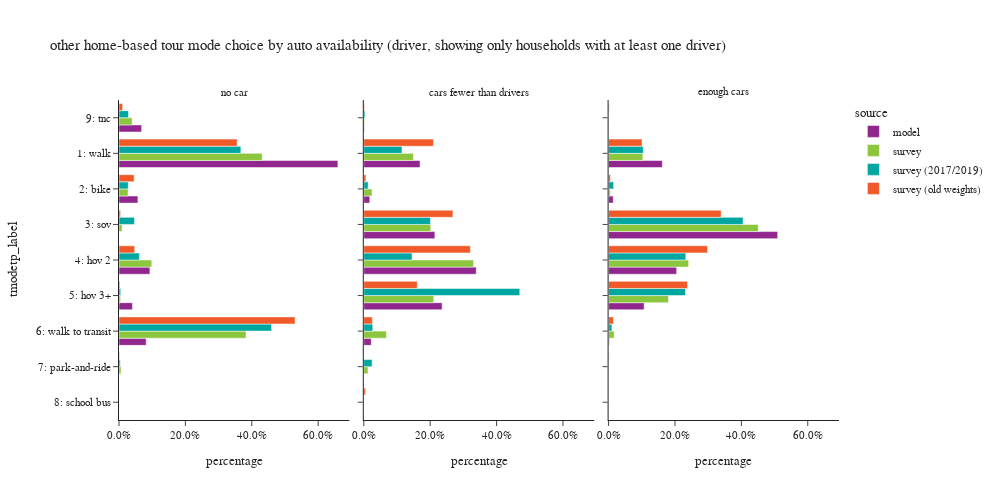

The cell this chart's notebook holds for it:
### Code cell
plot_mode_choice(hb_tour.loc[hb_tour['auto_available_driver'] != "no dirver"], "auto_available_driver",
                 {"auto_available_driver": ["no car", "cars fewer than drivers", "enough cars"],
                  "tmodetp_label": ["1: walk", "2: bike", "3: sov", "4: hov 2", "5: hov 3+", "6: walk to transit",
                                    "7: park-and-ride", "8: school bus", "9: other–survey only"]},
                 "auto availability (driver, showing only households with at least one driver)", 3, 500, 1000)

### Figure 1 — Plotly figure (JSON) as saved in the notebook; plotly's stock layout.template omitted (floating-point values rounded to 4 significant figures)
{"data": [{"alignmentgroup": "True", "customdata": [[7109], [614], [1004], [437], [882], [735]], "hovertemplate": "source=model<br>auto_available_driver=no car<br>percentage=%{x}<br>tmodetp_label=%{y}<br>sample count=%{customdata[0]}<extra></extra>", "legendgroup": "model", "marker": {"color": "#91268F", "pattern": {"shape": ""}}, "name": "model", "offsetgroup": "model", "orientation": "h", "showlegend": true, "textposition": "auto", "type": "bar", "x": [0.6594, 0.05695, 0.09313, 0.04053, 0.08181, 0.06818], "xaxis": "x", "y": ["1: walk", "2: bike", "4: hov 2", "5: hov 3+", "6: walk to transit", "9: tnc"], "yaxis": "y"}, {"alignmentgroup": "True", "customdata": [[5888], [624], [7445], [11777], [8203], [780], [54]], "hovertemplate": "source=model<br>auto_available_driver=cars fewer than drivers<br>percentage=%{x}<br>tmodetp_label=%{y}<br>sample count=%{customdata[0]}<extra></extra>", "legendgroup": "model", "marker": {"color": "#91268F", "pattern": {"shape": ""}}, "name": "model", "offsetgroup": "model", "orientation": "h", "showlegend": false, "textposition": "auto", "type": "bar", "x": [0.1693, 0.01795, 0.2141, 0.3387, 0.2359, 0.02243, 0.001553], "xaxis": "x2", "y": ["1: walk", "2: bike", "3: sov", "4: hov 2", "5: hov 3+", "6: walk to transit", "9: tnc"], "yaxis": "y2"}, {"alignmentgroup": "True", "customdata": [[9278], [791], [29194], [11753], [6134], [110], [49]], "hovertemplate": "source=model<br>auto_available_driver=enough cars<br>percentage=%{x}<br>tmodetp_label=%{y}<br>sample count=%{customdata[0]}<extra></extra>", "legendgroup": "model", "marker": {"color": "#91268F", "pattern": {"shape": ""}}, "name": "model", "offsetgroup": "model", "orientation": "h", "showlegend": false, "textposition": "auto", "type": "bar", "x": [0.1619, 0.0138, 0.5094, 0.2051, 0.107, 0.001919, 0.000855], "xaxis": "x3", "y": ["1: walk", "2: bike", "3: sov", "4: hov 2", "5: hov 3+", "6: walk to transit", "9: tnc"], "yaxis": "y3"}, {"alignmentgroup": "True", "customdata": [[247], [28], [10], [19], [13], [132], [5], [1], [13]], "hovertemplate": "source=survey<br>auto_available_driver=no car<br>percentage=%{x}<br>tmodetp_label=%{y}<br>sample count=%{customdata[0]}<extra></extra>", "legendgroup": "survey", "marker": {"color": "#8CC63E", "pattern": {"shape": ""}}, "name": "survey", "offsetgroup": "survey", "orientation": "h", "showlegend": true, "textposition": "auto", "type": "bar", "x": [0.4314, 0.02724, 0.009293, 0.09866, 0.004706, 0.3827, 0.006253, 0.0001804, 0.03962], "xaxis": "x", "y": ["1: walk", "2: bike", "3: sov", "4: hov 2", "5: hov 3+", "6: walk to transit", "7: park-and-ride", "8: school bus", "9: tnc"], "yaxis": "y"}, {"alignmentgroup": "True", "customdata": [[283], [35], [252], [279], [217], [36], [9], [2], [4]], "hovertemplate": "source=survey<br>auto_available_driver=cars fewer than drivers<br>percentage=%{x}<br>tmodetp_label=%{y}<br>sample count=%{customdata[0]}<extra></extra>", "legendgroup": "survey", "marker": {"color": "#8CC63E", "pattern": {"shape": ""}}, "name": "survey", "offsetgroup": "survey", "orientation": "h", "showlegend": false, "textposition": "auto", "type": "bar", "x": [0.1495, 0.02473, 0.2015, 0.3308, 0.2107, 0.06812, 0.01247, 3.847e-05, 0.002203], "xaxis": "x2", "y": ["1: walk", "2: bike", "3: sov", "4: hov 2", "5: hov 3+", "6: walk to transit", "7: park-and-ride", "8: school bus", "9: tnc"], "yaxis": "y2"}, {"alignmentgroup": "True", "customdata": [[434], [45], [1134], [574], [325], [38], [2], [2], [7]], "hovertemplate": "source=survey<br>auto_available_driver=enough cars<br>percentage=%{x}<br>tmodetp_label=%{y}<br>sample count=%{customdata[0]}<extra></extra>", "legendgroup": "survey", "marker": {"color": "#8CC63E", "pattern": {"shape": ""}}, "name": "survey", "offsetgroup": "survey", "orientation": "h", "showlegend": false, "textposition": "auto", "type": "bar", "x": [0.103, 0.005265, 0.4509, 0.2411, 0.1806, 0.01675, 0.0002184, 0.001145, 0.0011], "xaxis": "x3", "y": ["1: walk", "2: bike", "3: sov", "4: hov 2", "5: hov 3+", "6: walk to transit", "7: park-and-ride", "8: school bus", "9: tnc"], "yaxis": "y3"}, {"alignmentgroup": "True", "customdata": [[227], [29], [8], [15], [12], [128], [5], [10]], "hovertemplate": "source=survey (2017/2019)<br>auto_available_driver=no car<br>percentage=%{x}<br>tmodetp_label=%{y}<br>sample count=%{customdata[0]}<extra></extra>", "legendgroup": "survey (2017/2019)", "marker": {"color": "#00A7A0", "pattern": {"shape": ""}}, "name": "survey (2017/2019)", "offsetgroup": "survey (2017/2019)", "orientation": "h", "showlegend": true, "textposition": "auto", "type": "bar", "x": [0.3671, 0.02794, 0.04656, 0.06136, 0.005082, 0.4597, 0.003652, 0.0286], "xaxis": "x", "y": ["1: walk", "2: bike", "3: sov", "4: hov 2", "5: hov 3+", "6: walk to transit", "7: park-and-ride", "9: tnc"], "yaxis": "y"}, {"alignmentgroup": "True", "customdata": [[256], [35], [225], [250], [192], [34], [9], [2], [2]], "hovertemplate": "source=survey (2017/2019)<br>auto_available_driver=cars fewer than drivers<br>percentage=%{x}<br>tmodetp_label=%{y}<br>sample count=%{customdata[0]}<extra></extra>", "legendgroup": "survey (2017/2019)", "marker": {"color": "#00A7A0", "pattern": {"shape": ""}}, "name": "survey (2017/2019)", "offsetgroup": "survey (2017/2019)", "orientation": "h", "showlegend": false, "textposition": "auto", "type": "bar", "x": [0.115, 0.01316, 0.2008, 0.1454, 0.4699, 0.02703, 0.02509, 4.84e-05, 0.003537], "xaxis": "x2", "y": ["1: walk", "2: bike", "3: sov", "4: hov 2", "5: hov 3+", "6: walk to transit", "7: park-and-ride", "8: school bus", "9: tnc"], "yaxis": "y2"}, {"alignmentgroup": "True", "customdata": [[423], [54], [1084], [546], [302], [38], [2], [7]], "hovertemplate": "source=survey (2017/2019)<br>auto_available_driver=enough cars<br>percentage=%{x}<br>tmodetp_label=%{y}<br>sample count=%{customdata[0]}<extra></extra>", "legendgroup": "survey (2017/2019)", "marker": {"color": "#00A7A0", "pattern": {"shape": ""}}, "name": "survey (2017/2019)", "offsetgroup": "survey (2017/2019)", "orientation": "h", "showlegend": false, "textposition": "auto", "type": "bar", "x": [0.1045, 0.01528, 0.4051, 0.2326, 0.2316, 0.009989, 0.0002374, 0.0006874], "xaxis": "x3", "y": ["1: walk", "2: bike", "3: sov", "4: hov 2", "5: hov 3+", "6: walk to transit", "7: park-and-ride", "9: tnc"], "yaxis": "y3"}, {"alignmentgroup": "True", "customdata": [[389], [28], [8], [28], [12], [286], [4], [1], [22]], "hovertemplate": "source=survey (old weights)<br>auto_available_driver=no car<br>percentage=%{x}<br>tmodetp_label=%{y}<br>sample count=%{customdata[0]}<extra></extra>", "legendgroup": "survey (old weights)", "marker": {"color": "#F05A28", "pattern": {"shape": ""}}, "name": "survey (old weights)", "offsetgroup": "survey (old weights)", "orientation": "h", "showlegend": true, "textposition": "auto", "type": "bar", "x": [0.356, 0.04562, 0.00477, 0.04727, 0.00279, 0.5304, 0.001841, 0.0001837, 0.01109], "xaxis": "x", "y": ["1: walk", "2: bike", "3: sov", "4: hov 2", "5: hov 3+", "6: walk to transit", "7: park-and-ride", "8: school bus", "9: tnc"], "yaxis": "y"}, {"alignmentgroup": "True", "customdata": [[683], [32], [321], [544], [272], [120], [5], [3], [21]], "hovertemplate": "source=survey (old weights)<br>auto_available_driver=cars fewer than drivers<br>percentage=%{x}<br>tmodetp_label=%{y}<br>sample count=%{customdata[0]}<extra></extra>", "legendgroup": "survey (old weights)", "marker": {"color": "#F05A28", "pattern": {"shape": ""}}, "name": "survey (old weights)", "offsetgroup": "survey (old weights)", "orientation": "h", "showlegend": false, "textposition": "auto", "type": "bar", "x": [0.2098, 0.006424, 0.2686, 0.3209, 0.1611, 0.02585, 0.0003059, 0.00506, 0.00197], "xaxis": "x2", "y": ["1: walk", "2: bike", "3: sov", "4: hov 2", "5: hov 3+", "6: walk to transit", "7: park-and-ride", "8: school bus", "9: tnc"], "yaxis": "y2"}, {"alignmentgroup": "True", "customdata": [[833], [53], [1577], [926], [580], [133], [13], [8], [22]], "hovertemplate": "source=survey (old weights)<br>auto_available_driver=enough cars<br>percentage=%{x}<br>tmodetp_label=%{y}<br>sample count=%{customdata[0]}<extra></extra>", "legendgroup": "survey (old weights)", "marker": {"color": "#F05A28", "pattern": {"shape": ""}}, "name": "survey (old weights)", "offsetgroup": "survey (old weights)", "orientation": "h", "showlegend": false, "textposition": "auto", "type": "bar", "x": [0.1008, 0.005683, 0.339, 0.298, 0.2378, 0.01465, 0.001618, 0.0006211, 0.001888], "xaxis": "x3", "y": ["1: walk", "2: bike", "3: sov", "4: hov 2", "5: hov 3+", "6: walk to transit", "7: park-and-ride", "8: school bus", "9: tnc"], "yaxis": "y3"}], "layout": {"annotations": [{"font": {}, "showarrow": false, "text": "no car", "x": 0.16, "xanchor": "center", "xref": "paper", "y": 1.0, "yanchor": "bottom", "yref": "paper"}, {"font": {}, "showarrow": false, "text": "cars fewer than drivers", "x": 0.5, "xanchor": "center", "xref": "paper", "y": 1.0, "yanchor": "bottom", "yref": "paper"}, {"font": {}, "showarrow": false, "text": "enough cars", "x": 0.84, "xanchor": "center", "xref": "paper", "y": 1.0, "yanchor": "bottom", "yref": "paper"}], "barmode": "group", "height": 500, "legend": {"title": {"text": "source"}, "tracegroupgap": 0}, "title": {"text": "other home-based tour mode choice by auto availability (driver, showing only households with at least one driver)"}, "width": 1000, "xaxis": {"anchor": "y", "domain": [0.0, 0.32], "tickformat": ".1%", "title": {"text": "percentage"}}, "xaxis2": {"anchor": "y2", "domain": [0.34, 0.66], "matches": "x", "tickformat": ".1%", "title": {"text": "percentage"}}, "xaxis3": {"anchor": "y3", "domain": [0.68, 1.0], "matches": "x", "tickformat": ".1%", "title": {"text": "percentage"}}, "yaxis": {"anchor": "x", "categoryarray": ["9: other–survey only", "8: school bus", "7: park-and-ride", "6: walk to transit", "5: hov 3+", "4: hov 2", "3: sov", "2: bike", "1: walk"], "categoryorder": "array", "domain": [0.0, 1.0], "title": {"text": "tmodetp_label"}}, "yaxis2": {"anchor": "x2", "domain": [0.0, 1.0], "matches": "y", "showticklabels": false}, "yaxis3": {"anchor": "x3", "domain": [0.0, 1.0], "matches": "y", "showticklabels": false}}}
